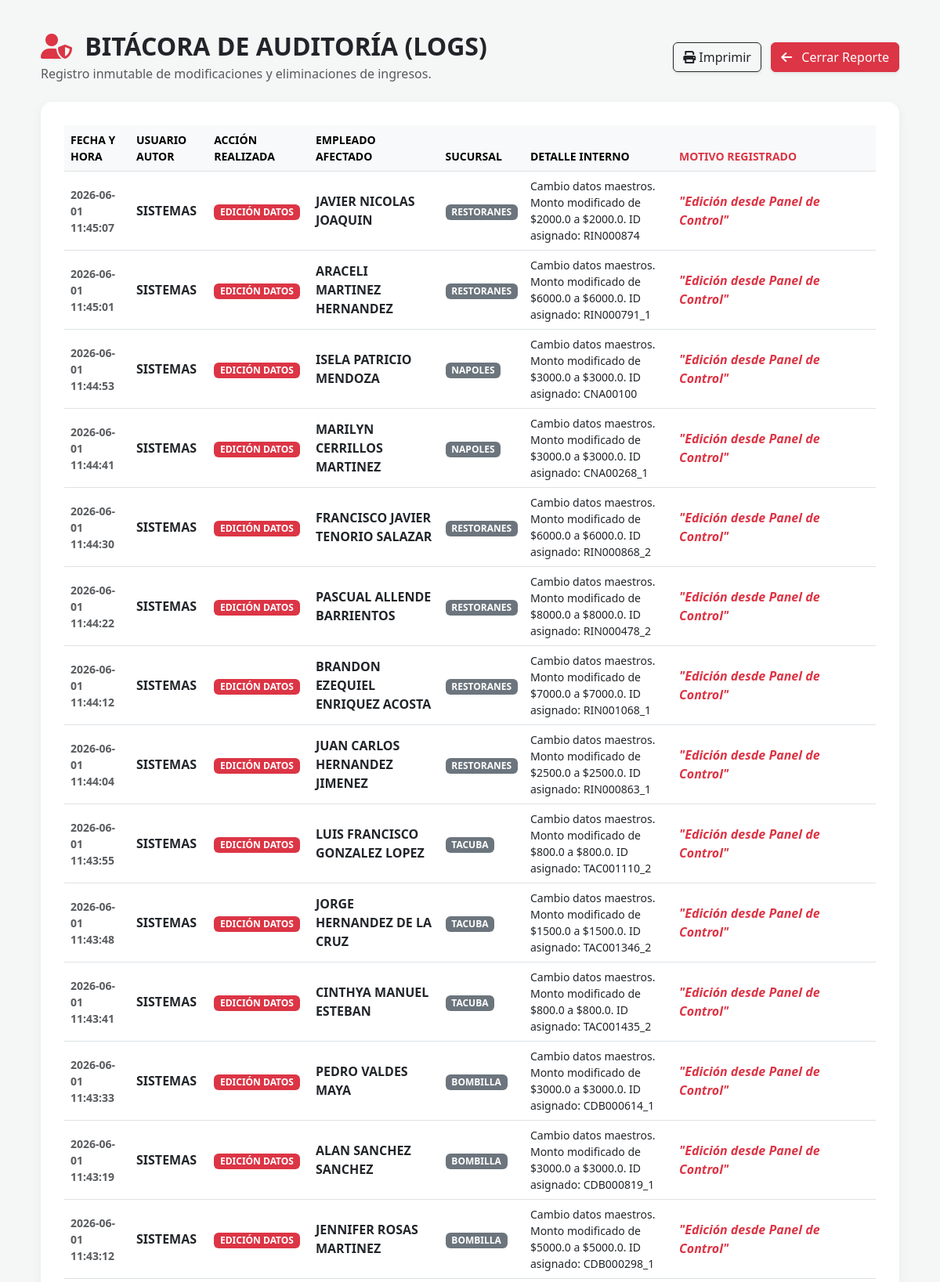
Screenshot of /reporte/auditoria (signed in, upper part) with the database file from the repository.
### tables this page shows
CREATE TABLE auditoria (
        id INTEGER PRIMARY KEY AUTOINCREMENT, fecha_hora TEXT, usuario TEXT, accion TEXT,
        empleado_nombre TEXT, detalle TEXT, motivo TEXT, sucursal TEXT);

### app.py (the view)
@app.route('/reporte/auditoria', methods=['POST', 'GET'])
def r_auditoria():
    if not es_admin():
        return redirect('/')
    conn = sqlite3.connect(DB_NAME, timeout=10.0)
    conn.row_factory = sqlite3.Row
    registros = conn.execute('SELECT * FROM auditoria ORDER BY id DESC').fetchall()
    conn.close()
    return render_template('reporte_auditoria.html', registros=registros)

### app.py (called while the page is built)
def es_admin():
    return session.get('rol') == 'ADMIN'

### templates/reporte_auditoria.html (shortened to what this page needs)
<!DOCTYPE html>
<html lang="es">
<head>
    <link href="https://cdn.jsdelivr.net/npm/bootstrap@5.3.0/dist/css/bootstrap.min.css" rel="stylesheet">
    <link rel="stylesheet" href="https://cdnjs.cloudflare.com/ajax/libs/font-awesome/6.0.0/css/all.min.css">
</head>
<body>
<div class="container-fluid">
    <div class="d-flex justify-content-between align-items-center mb-4">
        <div>
            <h2 class="fw-bold text-dark text-uppercase mb-0"><i class="fas fa-user-shield me-2 text-danger"></i> Bitácora de Auditoría (Logs)</h2>
            <p class="text-muted mb-0 mt-1">Registro inmutable de modificaciones y eliminaciones de ingresos.</p>
        </div>
        <div>
            <button onclick="window.print()" class="btn btn-outline-dark shadow-sm me-2"><i class="fas fa-print"></i> Imprimir</button>
            <a href="/reportes" class="btn btn-danger shadow-sm"><i class="fas fa-arrow-left me-2"></i> Cerrar Reporte</a>
        </div>
    </div>
    <div class="table-container">
        <table class="table table-hover align-middle">
            <thead class="table-light text-uppercase small">
                <tr>
                    <th>Fecha y Hora</th>
                    <th>Usuario Autor</th>
                    <th>Acción Realizada</th>
                    <th>Empleado Afectado</th>
                    <th>Sucursal</th>
                    <th>Detalle Interno</th>
                    <th class="w-25 text-danger">Motivo Registrado</th>
                </tr>
            </thead>
            <tbody>
                {% for r in registros %}
                <tr>
                    <td class="text-muted fw-bold small">{{ r.fecha_hora }}</td>
                    <td class="fw-bold">{{ r.usuario }}</td>
                    <td>
                        <span class="badge {{ 'bg-warning text-dark' if r.accion == 'EDICIÓN' else 'bg-danger' }}">
                            {{ r.accion }}
                        </span>
                    </td>
                    <td class="fw-bold">{{ r.empleado_nombre }}</td>
                    <td><span class="badge bg-secondary">{{ r.sucursal }}</span></td>
                    <td class="small">{{ r.detalle }}</td>
                    <td class="fw-bold text-danger fst-italic">"{{ r.motivo }}"</td>
                </tr>
                {% else %}
                <tr>
                    <td colspan="7" class="text-center text-muted py-5">No existen movimientos anómalos o de auditoría registrados.</td>
                </tr>
                {% endfor %}
            </tbody>
        </table>
    </div>
</div>
</body>
</html>

### templates/reporte_auditoria.html (style rules this page uses)
body { background: #f4f7f6; font-family: 'Segoe UI', sans-serif; padding: 40px; }
.table-container { background: white; border-radius: 15px; padding: 30px; box-shadow: 0 4px 15px rgba(0,0,0,0.05); }

### rows the page displays
auditoria: fecha_hora "2026-06-01 11:45:07", usuario "SISTEMAS", accion "EDICIÓN DATOS", empleado_nombre "JAVIER NICOLAS JOAQUIN", sucursal "RESTORANES", detalle "Cambio datos maestros. Monto modificado de $2000.0 a $2000.0. ID asignado: RIN000874", motivo "Edición desde Panel de Control"
auditoria: fecha_hora "2026-06-01 11:45:01", usuario "SISTEMAS", accion "EDICIÓN DATOS", empleado_nombre "ARACELI MARTINEZ HERNANDEZ", sucursal "RESTORANES", detalle "Cambio datos maestros. Monto modificado de $6000.0 a $6000.0. ID asignado: RIN000791_1", motivo "Edición desde Panel de Control"
auditoria: fecha_hora "2026-06-01 11:44:53", usuario "SISTEMAS", accion "EDICIÓN DATOS", empleado_nombre "ISELA PATRICIO MENDOZA", sucursal "NAPOLES", detalle "Cambio datos maestros. Monto modificado de $3000.0 a $3000.0. ID asignado: CNA00100", motivo "Edición desde Panel de Control"
auditoria: fecha_hora "2026-06-01 11:44:41", usuario "SISTEMAS", accion "EDICIÓN DATOS", empleado_nombre "MARILYN CERRILLOS MARTINEZ", sucursal "NAPOLES", detalle "Cambio datos maestros. Monto modificado de $3000.0 a $3000.0. ID asignado: CNA00268_1", motivo "Edición desde Panel de Control"
auditoria: fecha_hora "2026-06-01 11:44:30", usuario "SISTEMAS", accion "EDICIÓN DATOS", empleado_nombre "FRANCISCO JAVIER TENORIO SALAZAR", sucursal "RESTORANES", detalle "Cambio datos maestros. Monto modificado de $6000.0 a $6000.0. ID asignado: RIN000868_2", motivo "Edición desde Panel de Control"
auditoria: fecha_hora "2026-06-01 11:44:22", usuario "SISTEMAS", accion "EDICIÓN DATOS", empleado_nombre "PASCUAL ALLENDE BARRIENTOS", sucursal "RESTORANES", detalle "Cambio datos maestros. Monto modificado de $8000.0 a $8000.0. ID asignado: RIN000478_2", motivo "Edición desde Panel de Control"
auditoria: fecha_hora "2026-06-01 11:44:12", usuario "SISTEMAS", accion "EDICIÓN DATOS", empleado_nombre "BRANDON EZEQUIEL ENRIQUEZ ACOSTA", sucursal "RESTORANES", detalle "Cambio datos maestros. Monto modificado de $7000.0 a $7000.0. ID asignado: RIN001068_1", motivo "Edición desde Panel de Control"
auditoria: fecha_hora "2026-06-01 11:44:04", usuario "SISTEMAS", accion "EDICIÓN DATOS", empleado_nombre "JUAN CARLOS HERNANDEZ JIMENEZ", sucursal "RESTORANES", detalle "Cambio datos maestros. Monto modificado de $2500.0 a $2500.0. ID asignado: RIN000863_1", motivo "Edición desde Panel de Control"
auditoria: fecha_hora "2026-06-01 11:43:55", usuario "SISTEMAS", accion "EDICIÓN DATOS", empleado_nombre "LUIS FRANCISCO GONZALEZ LOPEZ", sucursal "TACUBA", detalle "Cambio datos maestros. Monto modificado de $800.0 a $800.0. ID asignado: TAC001110_2", motivo "Edición desde Panel de Control"
auditoria: fecha_hora "2026-06-01 11:43:48", usuario "SISTEMAS", accion "EDICIÓN DATOS", empleado_nombre "JORGE HERNANDEZ DE LA CRUZ", sucursal "TACUBA", detalle "Cambio datos maestros. Monto modificado de $1500.0 a $1500.0. ID asignado: TAC001346_2", motivo "Edición desde Panel de Control"
auditoria: fecha_hora "2026-06-01 11:43:41", usuario "SISTEMAS", accion "EDICIÓN DATOS", empleado_nombre "CINTHYA MANUEL ESTEBAN", sucursal "TACUBA", detalle "Cambio datos maestros. Monto modificado de $800.0 a $800.0. ID asignado: TAC001435_2", motivo "Edición desde Panel de Control"
auditoria: fecha_hora "2026-06-01 11:43:33", usuario "SISTEMAS", accion "EDICIÓN DATOS", empleado_nombre "PEDRO VALDES MAYA", sucursal "BOMBILLA", detalle "Cambio datos maestros. Monto modificado de $3000.0 a $3000.0. ID asignado: CDB000614_1", motivo "Edición desde Panel de Control"
auditoria: fecha_hora "2026-06-01 11:43:19", usuario "SISTEMAS", accion "EDICIÓN DATOS", empleado_nombre "ALAN SANCHEZ SANCHEZ", sucursal "BOMBILLA", detalle "Cambio datos maestros. Monto modificado de $3000.0 a $3000.0. ID asignado: CDB000819_1", motivo "Edición desde Panel de Control"
auditoria: fecha_hora "2026-06-01 11:43:12", usuario "SISTEMAS", accion "EDICIÓN DATOS", empleado_nombre "JENNIFER ROSAS MARTINEZ", sucursal "BOMBILLA", detalle "Cambio datos maestros. Monto modificado de $5000.0 a $5000.0. ID asignado: CDB000298_1", motivo "Edición desde Panel de Control"
